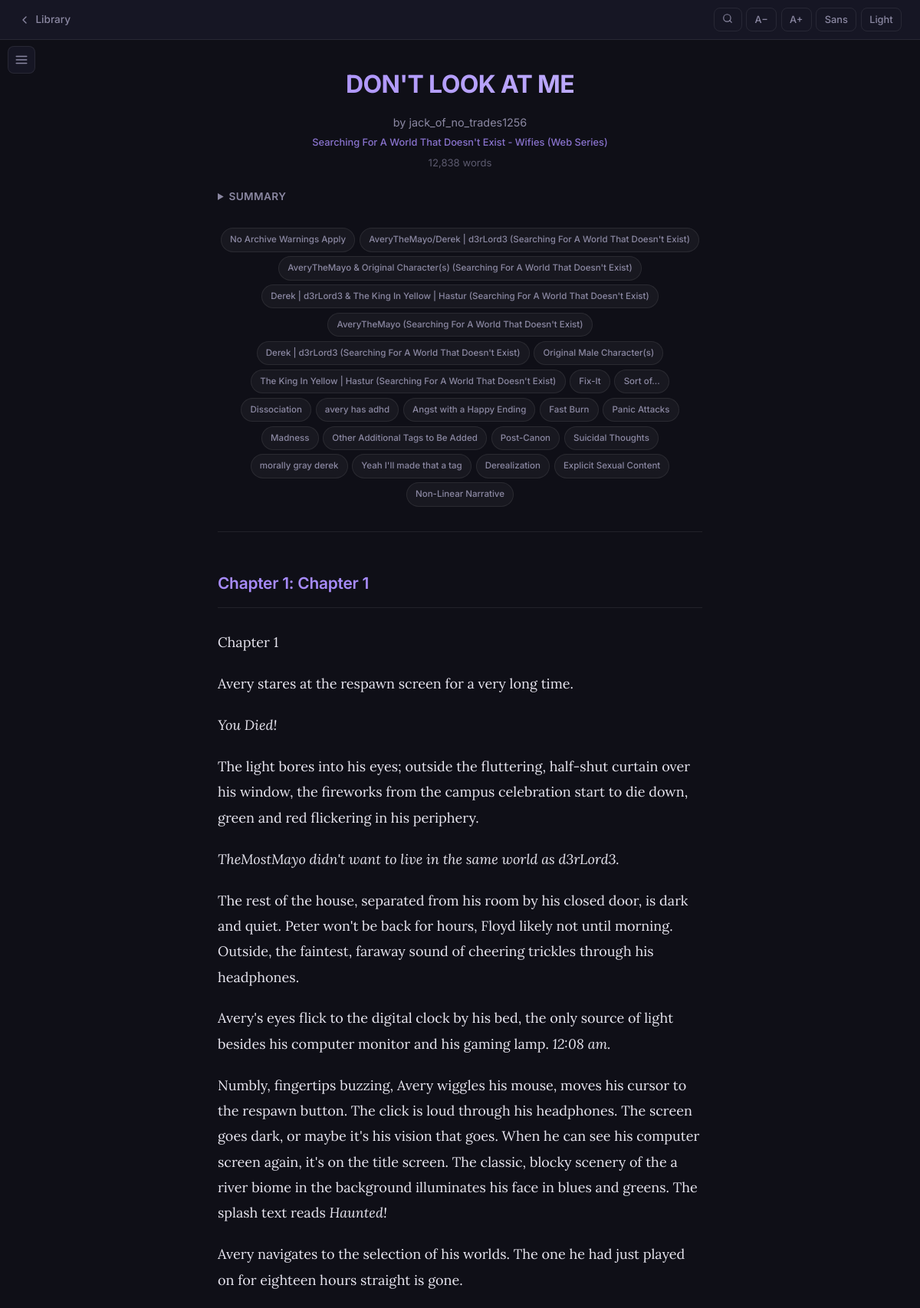
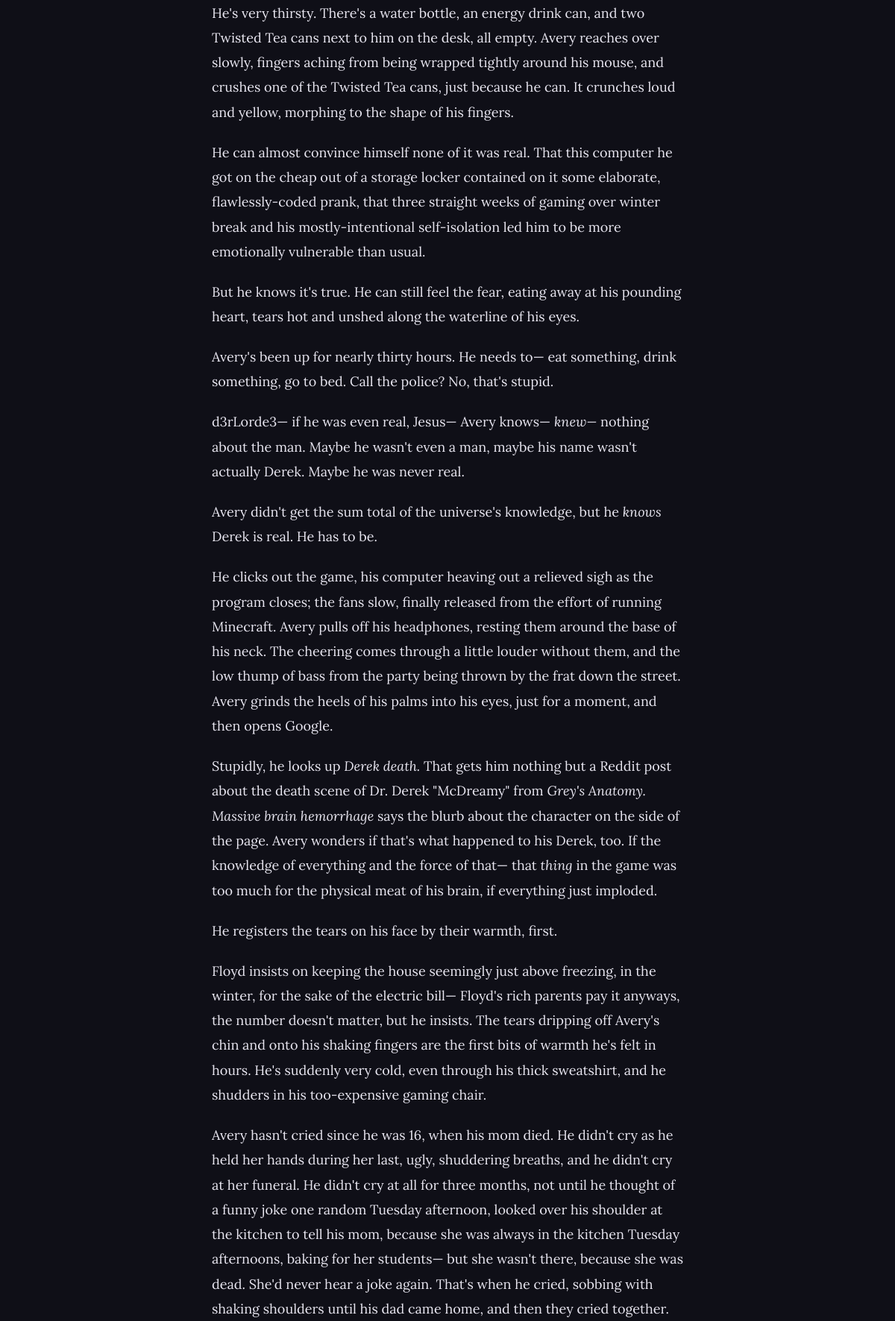
The app's page /read/8 (upper part) with its own data (2 pictures, top to bottom).
### tables this page shows
CREATE TABLE works (
            id INTEGER PRIMARY KEY,
            ao3_id TEXT UNIQUE NOT NULL,
            url TEXT NOT NULL,
            title TEXT NOT NULL,
            author TEXT NOT NULL,
            summary TEXT DEFAULT '',
            fandom TEXT DEFAULT '',
            tags TEXT DEFAULT '[]',
            rating TEXT DEFAULT '',
            total_chapters TEXT DEFAULT '?/?',
            last_updated TEXT DEFAULT '',
            added_at TIMESTAMP DEFAULT CURRENT_TIMESTAMP,
            last_checked TIMESTAMP DEFAULT CURRENT_TIMESTAMP
        , word_count INTEGER DEFAULT 0);

CREATE TABLE chapters (
            id INTEGER PRIMARY KEY,
            work_id INTEGER NOT NULL,
            chapter_index INTEGER NOT NULL,
            title TEXT DEFAULT '',
            content TEXT NOT NULL,
            FOREIGN KEY (work_id) REFERENCES works(id) ON DELETE CASCADE,
            UNIQUE(work_id, chapter_index)
        );

### app.py (the view)
@app.get("/read/{work_id}", response_class=HTMLResponse)
async def read_work(request: Request, work_id: int):
    work = db.get_work(work_id)
    if not work:
        raise HTTPException(404, "Work not found")
    chapters = db.get_chapters(work_id)
    progress = db.get_progress(work_id)
    return templates.TemplateResponse(request, "reader.html", {
        "work": work, "chapters": chapters, "progress": progress,
    })

### templates/reader.html (shortened to what this page needs)
<!DOCTYPE html>
<html lang="en">
<head>
    <link rel="stylesheet" href="/static/style.css">
</head>
<body class="reader-body">
    <nav class="reader-nav">
        <a href="/" class="back-link">
            <svg width="16" height="16" viewBox="0 0 24 24" fill="none" stroke="currentColor" stroke-width="2" stroke-linecap="round" stroke-linejoin="round"><polyline points="15 18 9 12 15 6"/></svg>
            Library
        </a>
        <div class="reader-controls">
            <button onclick="toggleSearch()" title="Search in text (Ctrl+F)" id="search-toggle-btn">
                <svg width="14" height="14" viewBox="0 0 24 24" fill="none" stroke="currentColor" stroke-width="2" stroke-linecap="round" stroke-linejoin="round"><circle cx="11" cy="11" r="8"/><line x1="21" y1="21" x2="16.65" y2="16.65"/></svg>
            </button>
            <button onclick="adjustFont(-1)" title="Smaller text">A&minus;</button>
            <button onclick="adjustFont(1)" title="Larger text">A+</button>
            <button onclick="toggleSerif()" title="Toggle font" id="font-btn">Serif</button>
            <button onclick="toggleTheme()" title="Toggle dark/light" id="theme-btn">Light</button>
        </div>
    </nav>
    <button class="sidebar-toggle" id="sidebar-toggle" onclick="toggleSidebar()" title="Chapters">
        <svg width="18" height="18" viewBox="0 0 24 24" fill="none" stroke="currentColor" stroke-width="2" stroke-linecap="round" stroke-linejoin="round"><line x1="3" y1="12" x2="21" y2="12"/><line x1="3" y1="6" x2="21" y2="6"/><line x1="3" y1="18" x2="21" y2="18"/></svg>
    </button>
    <main class="reader-content" id="reader-content">
        <div class="work-header">
            <h1>{{ work.title }}</h1>
            <p class="work-author">by {{ work.author }}</p>
            <p class="work-fandom">{{ work.fandom }}</p>
            {% if work.word_count %}
            <p class="work-wordcount">{{ "{:,}".format(work.word_count) }} words</p>
            {% endif %}
            {% if work.summary %}
            <details class="work-summary-details">
                <summary>Summary</summary>
            </details>
            {% endif %}
            {% if work.tags %}
            <div class="work-tags-reader">
                {% for tag in work.tags %}
                <span class="tag">{{ tag }}</span>
                {% endfor %}
            </div>
            {% endif %}
        </div>
        {% for ch in chapters %}
        <article class="chapter" id="chapter-{{ ch.chapter_index }}" data-index="{{ ch.chapter_index }}">
            <h2 class="chapter-heading">
                {% if chapters | length > 1 %}
                Chapter {{ ch.chapter_index + 1 }}{% if ch.title %}: {{ ch.title }}{% endif %}
                {% endif %}
            </h2>
            <div class="chapter-text">
                {{ ch.content | safe }}
        </article>
        {% endfor %}
</body>
</html>

### static/style.css (style rules this page uses)
*, *::before, *::after { box-sizing: border-box; margin: 0; padding: 0; }
:root { --bg: #0f0f17; --bg2: #161624; --bg3: #1e1e32; --card: rgba(255, 255, 255, 0.04); --card-hover: rgba(255, 255, 255, 0.07); --card-border: rgba(255, 255, 255, 0.08); --accent: #a78bfa; --accent2: #c4b5fd; --accent-glow: rgba(167, 139, 250, 0.15); --accent-dim: rgba(167, 139, 250, 0.08); --text: #e8e6f0; --text2: #8b88a2; --text3: #5c5a6e; --success: #6ee7b7; --success-bg: rgba(110, 231, 183, 0.1); --error: #fca5a5; --error-bg: rgba(252, 165, 165, 0.1); --warning: #fcd34d; --radius: 14px; --radius-sm: 8px; --shadow: 0 4px 24px rgba(0, 0, 0, 0.2); --shadow-lg: 0 12px 40px rgba(0, 0, 0, 0.35); --font: 'Inter', -apple-system, system-ui, sans-serif; --font-reading: 'Lora', 'Georgia', serif; --transition: 0.2s cubic-bezier(0.4, 0, 0.2, 1); }
body { font-family: var(--font); background: var(--bg); color: var(--text); line-height: 1.6; min-height: 100vh; -webkit-font-smoothing: antialiased; -moz-osx-font-smoothing: grayscale; }
.work-author { color: var(--text2); font-size: 0.85rem; font-weight: 400; }
.work-fandom { color: var(--accent); font-size: 0.8rem; font-weight: 500; opacity: 0.8; }
.reader-body { background: var(--bg); }
.reader-nav { position: fixed; top: 0; left: 0; right: 0; display: flex; justify-content: space-between; align-items: center; padding: 0 1.5rem; height: 52px; background: var(--bg2); border-bottom: 1px solid var(--card-border); backdrop-filter: blur(16px); z-index: 100; }
.back-link { color: var(--text2); text-decoration: none; font-weight: 500; font-size: 0.85rem; display: flex; align-items: center; gap: 0.4rem; transition: color var(--transition); }
.back-link svg { width: 16px; height: 16px; }
.reader-controls { display: flex; gap: 0.35rem; }
.reader-controls button { padding: 0.35rem 0.65rem; background: transparent; border: 1px solid var(--card-border); color: var(--text2); border-radius: var(--radius-sm); cursor: pointer; font-size: 0.8rem; font-weight: 500; font-family: var(--font); transition: all var(--transition); }
.sidebar-toggle { position: fixed; top: 60px; left: 10px; z-index: 150; background: var(--bg2); border: 1px solid var(--card-border); color: var(--text2); font-size: 1.1rem; width: 36px; height: 36px; display: flex; align-items: center; justify-content: center; border-radius: var(--radius-sm); cursor: pointer; transition: all var(--transition); backdrop-filter: blur(12px); }
.reader-content { max-width: 680px; margin: 0 auto; padding: 5rem 1.5rem 4rem; font-family: var(--font-reading); font-size: 18px; line-height: 1.85; }
.work-header { margin-bottom: 3rem; padding-bottom: 2rem; border-bottom: 1px solid var(--card-border); text-align: center; }
.work-header h1 { font-family: var(--font); font-size: 2rem; font-weight: 700; margin-bottom: 0.5rem; letter-spacing: -0.02em; background: linear-gradient(135deg, var(--accent), var(--accent2)); -webkit-background-clip: text; -webkit-text-fill-color: transparent; background-clip: text; }
.work-header .work-author { font-family: var(--font); font-size: 0.9rem; }
.work-header .work-fandom { font-family: var(--font); }
.work-summary-details { margin-top: 1.25rem; text-align: left; }
.work-summary-details summary { cursor: pointer; color: var(--text2); font-family: var(--font); font-weight: 600; font-size: 0.85rem; letter-spacing: 0.03em; text-transform: uppercase; margin-bottom: 0.5rem; }
.work-tags-reader { display: flex; flex-wrap: wrap; gap: 0.35rem; justify-content: center; margin-top: 1.25rem; }
.tag { background: var(--card); color: var(--text2); padding: 0.25rem 0.7rem; border-radius: 20px; font-size: 0.72rem; font-family: var(--font); font-weight: 500; border: 1px solid var(--card-border); transition: all var(--transition); }
.chapter { margin-bottom: 3.5rem; }
.chapter-heading { font-family: var(--font); font-size: 1.3rem; font-weight: 600; color: var(--accent); margin-bottom: 1.75rem; padding-bottom: 0.75rem; border-bottom: 1px solid var(--card-border); letter-spacing: -0.01em; }
.chapter-text { color: var(--text); }
.chapter-text p { margin-bottom: 1.15em; }
.chapter-text em, .chapter-text i { font-style: italic; }
.work-wordcount { color: var(--text3); font-size: 0.82rem; font-family: var(--font); margin-top: 0.15rem; }

### records on screen
works: title "DON'T LOOK AT ME", author "jack_of_no_trades1256", fandom "Searching For A World That Doesn't Exist - Wifies (Web Series)", word_count "12,838"
chapters: ch.chapter_index+1 "1", title "Chapter 1", content "Chapter 1 Avery stares at the respawn screen for a very long time. You Died! The light bores into his eyes; outside the fluttering, half-shut curtain over his window, the fireworks from the campus celebration start to die down, green and red flickering in his periphery. TheMostMayo didn't want to live in the same world as d3rLord3. The rest of the house, separated from his room by his closed door, is dark and quiet. Peter won't be back for hours, Floyd likely not until morning. Outside, the faintest, faraway sound of cheering trickles through his headphones. Avery's eyes flick to the digital clock by his bed, the only source of light besides his computer monitor and his gaming lamp. 12:08…"

### other values on screen
{{ tag }} "No Archive Warnings Apply" "AveryTheMayo/Derek | d3rLord3 (Searching For A World That Doesn't Exist)" "AveryTheMayo & Original Character(s) (Searching For A World That Doesn't Exist)" "Derek | d3rLord3 & The King In Yellow | Hastur (Searching For A World That Doesn't Exist)" "AveryTheMayo (Searching For A World That Doesn't Exist)" "Derek | d3rLord3 (Searching For A World That Doesn't Exist)" "Original Male Character(s)" "The King In Yellow | Hastur (Searching For A World That Doesn't Exist)" "Fix-It" "Sort of..." "Dissociation" "avery has adhd" "Angst with a Happy Ending" "Fast Burn" "Panic Attacks" "Madness" "Other Additional Tags to Be Added" "Post-Canon" "Suicidal Thoughts" "morally gray derek" "Yeah I'll made that a tag" "Derealization" "Explicit Sexual Content" "Non-Linear Narrative"
